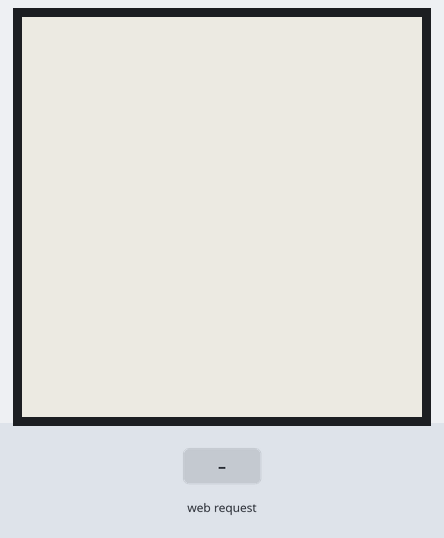
Recording of a sketch running on a simulated ESP32. Shown: 200×200 one-colour display. The test bench sets the inputs (shaded band). WiFi joins after 1.5 s; servers stay silent unless stated; storage starts empty; what the sketch prints to the serial monitor is not drawn.

Above: at 3.2 s.
3.3 s: HTTP request GET /clear received
6.3 s: HTTP request GET /cross received
At 9.1 s:
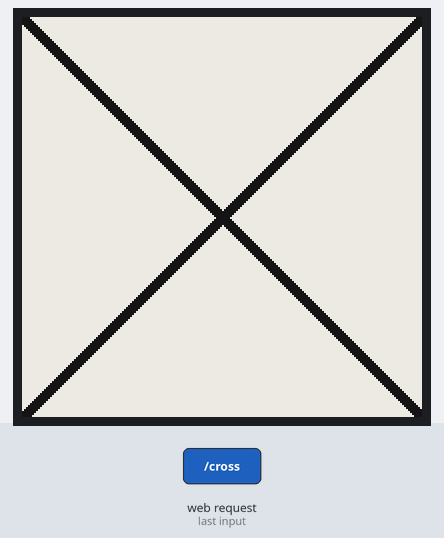
9.3 s: HTTP request GET /clear?plain=1 received
At 12.1 s:
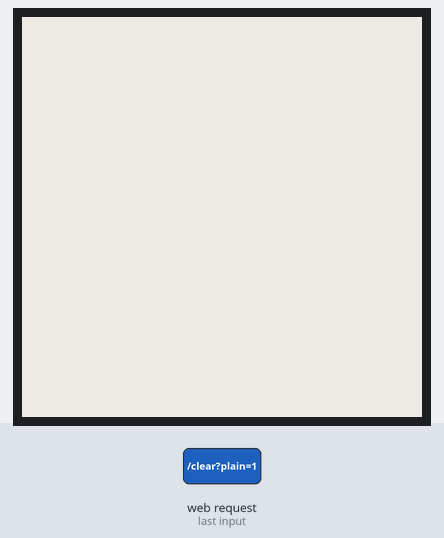
12.3 s: HTTP request GET /cross?plain=1 received
At 15.3 s:
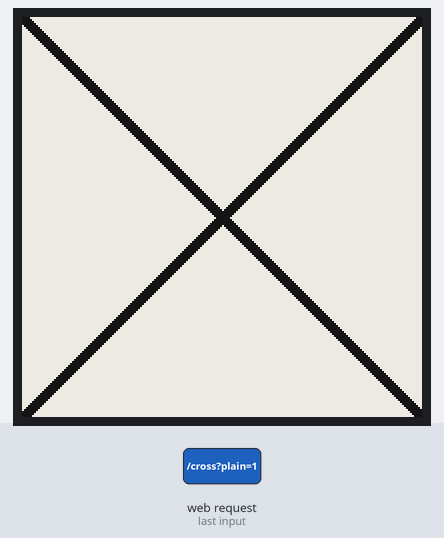
Timing chart, 0 to 16.3 s (numbered marks = the images above; inputs shaded):
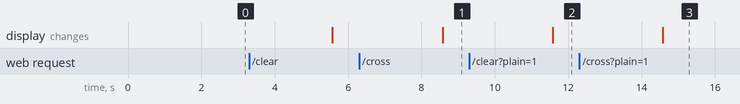

Measured:
- after the input at 6.3 s, the display: changes after 2.3 s (image 1)
- after the input at 9.3 s, the display: changes after 2.3 s (image 2)
- after the input at 12.3 s, the display: changes after 2.3 s (image 3)

The sketch:

epaper-esp32.ino
```cpp
#include <GxEPD2_BW.h>
#include <Fonts/FreeMonoBold9pt7b.h>
#include <WiFi.h>
#include <ESPAsyncWebServer.h>
#include <esp_task_wdt.h>
#include "FS.h"
#include "LittleFS.h"


// Connections
#define EPD_CS 5
#define EPD_DC 17
#define EPD_RST 16
#define EPD_BUSY 4
#define EPD_MOSI 23
#define EPD_CLK 18

// GxEPD2 display class, set the correct width, height parameters for your display
GxEPD2_BW<GxEPD2_154_D67, GxEPD2_154_D67::HEIGHT> display(GxEPD2_154_D67(/*CS=*/EPD_CS, /*DC=*/EPD_DC, /*RST=*/EPD_RST, /*BUSY=*/EPD_BUSY));

const char *ssid = "FRITZ!Box 6660 Cable IH";
const char *password = "39188923097050675231";

AsyncWebServer server(80);

void clearDisplay() {
  display.init();
  display.setRotation(1);
  display.fillScreen(GxEPD_WHITE);
  display.display();
}

void displayText(const String &text) {
  display.init();

  // Set text properties
  display.setRotation(1);
  display.setTextColor(GxEPD_BLACK);

  // First clear the display
  display.fillScreen(GxEPD_WHITE);

  // Set the position where the text will start
  display.setCursor(10, 25);

  // Print the received text instead of "HELLO WORLD"
  display.print(text);

  // Update the display with the new data
  display.display();
}


void displayCross() {
  display.init();
  display.setRotation(1);
  display.fillScreen(GxEPD_WHITE);

  int lineThickness = 6;  // Increase this value for bolder lines
  int w = display.width();
  int h = display.height();

  // Draw the first diagonal line of the "X"
  for (int i = -lineThickness / 2; i < lineThickness / 2; i++) {
    display.drawLine(0 + i, 0, w + i, h, GxEPD_BLACK);  // Diagonal line from top-left to bottom-right
    display.drawLine(0, 0 + i, w, h + i, GxEPD_BLACK);  // Diagonal line from top-left to bottom-right
  }

  // Draw the second diagonal line of the "X"
  for (int i = -lineThickness / 2; i < lineThickness / 2; i++) {
    display.drawLine(w - i, 0, 0 - i, h, GxEPD_BLACK);  // Diagonal line from top-right to bottom-left
    display.drawLine(w, 0 + i, 0, h + i, GxEPD_BLACK);  // Diagonal line from top-right to bottom-left
  }

  display.display();
}


void setup() {
  Serial.begin(115200);
  esp_task_wdt_init(8, true);

  if (!LittleFS.begin()) {
    Serial.println("LittleFS Mount Failed, formatting...");
    LittleFS.format();
    if (!LittleFS.begin()) {
      Serial.println("Failed to format and mount LittleFS");
      return;
    }
  }

  // Connect to WiFi
  WiFi.begin(ssid, password);
  while (WiFi.status() != WL_CONNECTED) {
    delay(1000);
    Serial.println("Connecting to WiFi...");
  }

  Serial.print("Connected, IP address: ");
  Serial.println(WiFi.localIP());

  // Endpoint to clear the screen
  server.on("/clear", HTTP_GET, [](AsyncWebServerRequest *request) {
    clearDisplay();
    request->send(200, "text/plain", "Screen cleared");
  });

server.on("/display", HTTP_POST, [](AsyncWebServerRequest *request){
  Serial.println("Received POST request on /display");
  if (request->hasParam("plain", true)) {
    AsyncWebParameter* p = request->getParam("plain", true);
    Serial.println("Received text: " + p->value());
    displayText(p->value());
    request->send(200, "text/plain", "OK");
  } else {
    request->send(400, "text/plain", "Bad Request");
  }
});

server.on("/cross", HTTP_GET, [](AsyncWebServerRequest *request) {
  displayCross();  // Call the function to display the cross
  request->send(200, "text/plain", "Black and white cross displayed");
});

server.on("/upload", HTTP_POST, [](AsyncWebServerRequest *request) {
  request->send(200, "text/plain", "File upload successful.");
}, [](AsyncWebServerRequest *request, const String& filename, size_t index, uint8_t *data, size_t len, bool final) {
  static File uploadFile;
  if (!index) {
    Serial.println("Upload Start: " + filename);
    uploadFile = LittleFS.open("/" + filename, "w");
  }
  if (uploadFile) {
    uploadFile.write(data, len);
    if (final) {
      Serial.println("Upload Complete: " + filename);
      Serial.printf("UploadEnd: %s, %u B\n", filename.c_str(), index + len);
      uploadFile.close();
    }
  }
});

server.on("/list", HTTP_GET, [](AsyncWebServerRequest *request) {
  String output = "Files:\n";
  File root = LittleFS.open("/");
  File file = root.openNextFile();
  while(file) {
    output += String(file.name()) + "\n";
    file = root.openNextFile();
  }
  request->send(200, "text/plain", output);
});

// Start the web server
server.begin();
}
void loop() {
  // put your main code here, to run repeatedly:
  // Avoid running the display logic in loop, as it's only needed once for a static display of text.
}
```
